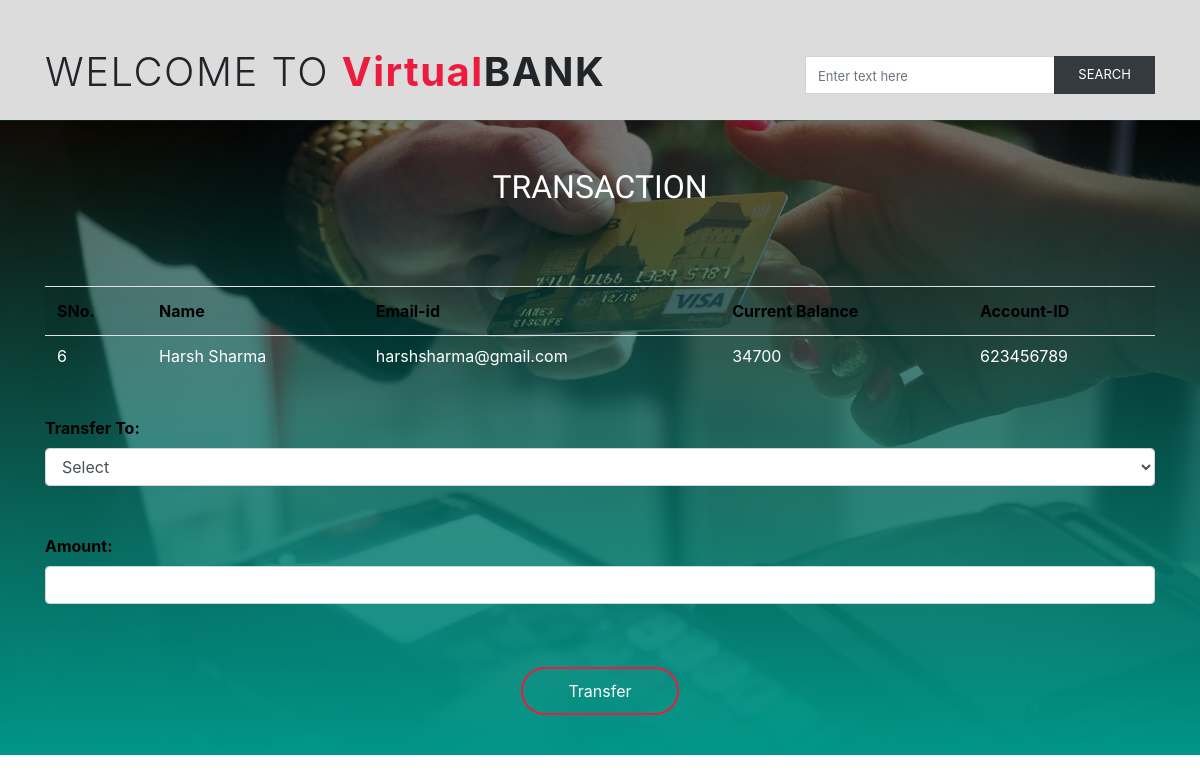
Screenshot of /selecteduser.php?id=6 with the database file from the repository.
### tables this page shows
CREATE TABLE `userinfo` (
  `SNo` int(255) NOT NULL,
  `Name` varchar(255) NOT NULL,
  `Email-id` varchar(255) NOT NULL,
  `CurrentBalance` varchar(255) NOT NULL,
  `Account-ID` varchar(255) NOT NULL
);

### selecteduser.php (the view, shortened to what this page needs)
<!DOCTYPE html>
<html>
    <head>
        <link rel="stylesheet" href="https://use.fontawesome.com/releases/v5.7.0/css/all.css">
        <link rel="stylesheet" href="https://maxcdn.bootstrapcdn.com/bootstrap/4.5.2/css/bootstrap.min.css">
        <link rel="stylesheet" href="https://cdnjs.cloudflare.com/ajax/libs/font-awesome/4.7.0/css/font-awesome.min.css">
        <link rel="stylesheet" href="selected-style.css">
    </head>
    <body>
        <header>
            <div class="headersection">
            <div class="container">
                <div class="row pt-5 pb-3">
                    <div class="col-lg-8">
                       <h1 class="font-weight-light">WELCOME TO <span class="font-weight-bold" style="color: rgb(235, 28, 62);">Virtual</span><span class="font-weight-bold">BANK</span></h1>
                    </div>
                    <div class="col-lg-4 mt-2">
                       <div class="input-group">
                        <input type="text" class="form-control rounded-0" placeholder="Enter text here">
                        <div class="input-group-append">
                        <button class="btn btn-dark text-uppercase rounded-0 px-4 border-0" type="submit">Search</button>
                        </div>
                       </div>
                    </div>
                </div>
            </div>
            </div>
        </header>
            <div class="back">
            <h2 class="text-center text-uppercase py-5 text-white" style="font-family: 'Kaushan Script', cursive;">Transaction</h2>
            <div class="container">
                <?php
                    include 'config.php';
                    $sid=$_GET['id'];
                    $sql = "SELECT * FROM `userinfo` WHERE SNo=$sid";
                    $result=mysqli_query($conn,$sql);
                    $rows=mysqli_fetch_assoc($result);
                ?>
                <form method="POST" name="tcredit" class="tabletext" action=""><br>
            <div>
                <table class="table table-striped table-condensed">
                    <tr style="color: black;">
                        <th>SNo.</th>
                        <th>Name</th>
                        <th>Email-id</th>
                        <th>Current Balance</th>
                        <th>Account-ID</th>
                    </tr>
                    <tr style="color: white;">
                        <td data-label="SNo." class="py-2"><?php echo $rows['SNo'] ?></td>
                        <td data-label="Name" class="py-2"><?php echo $rows['Name'] ?></td>
                        <td data-label="Email-id" class="py-2"><?php echo $rows['Email-id'] ?></td>
                        <td data-label="Current Balance" class="py-2"><?php echo $rows['CurrentBalance'] ?></td>
                        <td data-label="Account-ID" class="py-2"><?php echo $rows['Account-ID'] ?></td>
                    </tr>
                </table>
            </div>
            <br>
            <label style="color: black;"><b>Transfer To:</b></label>
            <select name="to" class="form-control" required>
                <option value="" disabled selected>Select</option>
            </select>
            <br>
            <br>
                <label style="color : black;"><b>Amount:</b></label>
                <input type="number" class="form-control" name="amount" required>
                <br><br>
                    <div class="text-center" >
                <button class="btn" name="submit" type="submit" id="myBtn">Transfer</button>
                </div>
            </form>
            </div>
        </div>
    </body>
</html>

### selected-style.css (style rules this page uses)
* { margin: 0; padding: 0; box-sizing: border-box; }
html { scroll-behavior: smooth; }
header { width: 100%; height: 100%; background-color: gainsboro; }
.headersection h1 { letter-spacing: 1.5px; }
.input-group input::placeholder, .input-group button { font-size: small; }
.back { background: linear-gradient(rgba(0,0,0,0.5), #009688), url(transfer.jpg); background-size: cover; background-position: center; width: 100%; height: 100%; }
#myBtn { border-radius: 30px; color: rgb(253, 253, 253); text-decoration: none; padding: 10px 45px; display: inline-block; margin-top: 15px; margin-bottom: 40px; border: 2px rgb(235, 28, 62) solid; }
table td::before { display: none; }

### rows the page displays
userinfo: SNo "6", Name "Harsh Sharma", value "harshsharma@gmail.com", CurrentBalance "34700", value "623456789"
